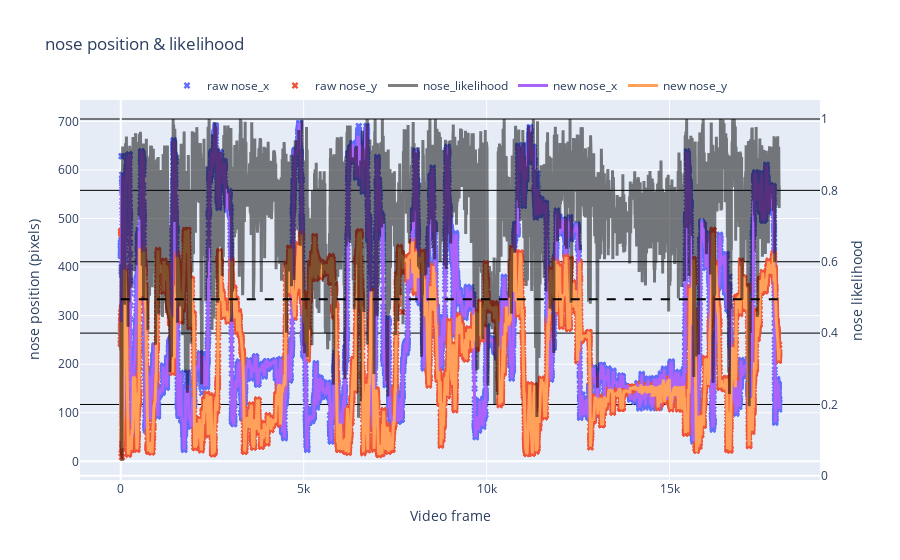

Notebook source saved alongside this figure:
### Markdown cell above
---
#### 6. Now that we have our file, lets test our processing parameters in an example video

### Code cell
df_smooth = rst.filter_and_smooth_df(params, df_raw)

rst.plot_raw_vs_smooth(params, df_raw, df_smooth, bodypart='nose')

### Figure 1 — Plotly figure (JSON) as saved in the notebook; plotly's stock layout.template omitted (floating-point values rounded to 4 significant figures; data arrays with more than 128 entries replaced by an {"elided": "..."} marker saying what was removed)
{"data": [{"marker": {"size": 6, "symbol": "x"}, "mode": "markers", "name": "raw nose_x", "type": "scatter", "x": {"elided": "18000 int values"}, "y": {"elided": "18000 float values"}}, {"marker": {"size": 6, "symbol": "x"}, "mode": "markers", "name": "raw nose_y", "type": "scatter", "x": {"elided": "18000 int values"}, "y": {"elided": "18000 float values"}}, {"line": {"color": "black", "width": 3}, "name": "nose_likelihood", "opacity": 0.5, "type": "scatter", "x": {"elided": "18000 int values"}, "y": {"elided": "18000 float values"}, "yaxis": "y2"}, {"line": {"width": 3}, "name": "new nose_x", "type": "scatter", "x": {"elided": "18000 int values"}, "y": {"elided": "18000 float values"}}, {"line": {"width": 3}, "name": "new nose_y", "type": "scatter", "x": {"elided": "18000 int values"}, "y": {"elided": "18000 float values"}}], "layout": {"legend": {"orientation": "h", "x": 0.5, "xanchor": "center", "y": 1, "yanchor": "bottom"}, "shapes": [{"line": {"color": "black", "dash": "dash"}, "type": "line", "x0": 0, "x1": 17999, "y0": 0.4947, "y1": 0.4947, "yref": "y2"}], "title": {"text": "nose position & likelihood"}, "xaxis": {"title": {"text": "Video frame"}}, "yaxis": {"title": {"text": "nose position (pixels)"}}, "yaxis2": {"gridcolor": "black", "overlaying": "y", "side": "right", "title": {"text": "nose likelihood"}}}}
